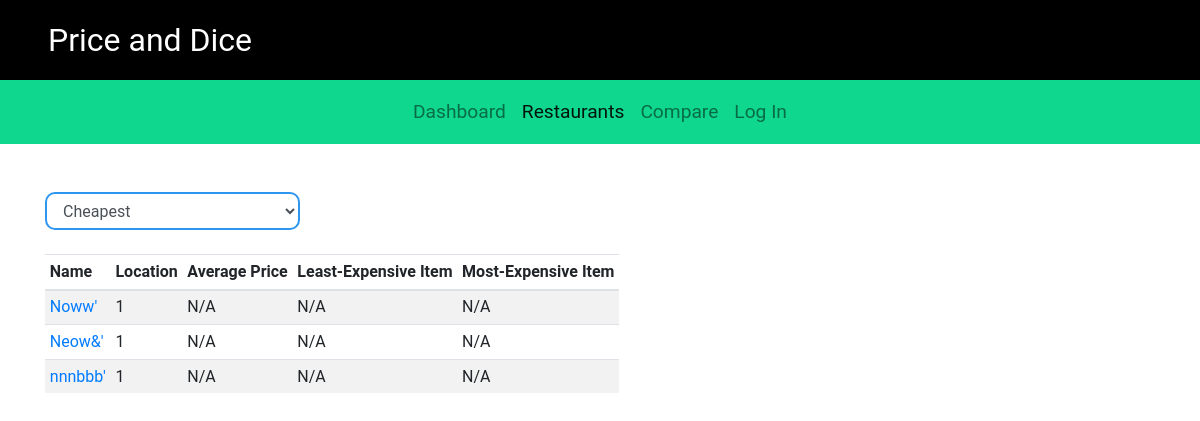
/campus/restaurant_list/, run on the app's committed database.
### campus/models.py (models this page shows, shortened)
class Restaurant(models.Model):
    name = models.CharField(max_length=200)
    location = models.CharField(max_length=200)
    phone_number = models.CharField(max_length=20, default='(xxx) xxx-xxxx')
    description = models.CharField(max_length=300, default='No description added')
    sunday = models.CharField(max_length=20, default=DEFAULT_HOURS)
    monday = models.CharField(max_length=20, default=DEFAULT_HOURS)
    tuesday = models.CharField(max_length=20, default=DEFAULT_HOURS)
    wednesday = models.CharField(max_length=20, default=DEFAULT_HOURS)
    thursday = models.CharField(max_length=20, default=DEFAULT_HOURS)
    friday = models.CharField(max_length=20, default=DEFAULT_HOURS)
    saturday = models.CharField(max_length=20, default=DEFAULT_HOURS)
    item_list = models.ManyToManyField(Item)
    def get_average_price(self):
        item_list = self.item_list.all()
        if not item_list:
            return 'N/A'
    def get_cheapest_item(self):
        item_list = self.item_list.all()
        if not item_list:
            return 'N/A'
        return cheap_item
    def get_most_expensive(self):
        item_list = self.item_list.all()
        if not item_list:
            return 'N/A'
        return expensive_item

### campus/views.py (the view)
# urls.py: path('restaurant_list/', views.restaurant_list, name='restaurant_list'),
def restaurant_list(request):
    restaurant_list = Restaurant.objects.all()
    context = {'restaurant_list': restaurant_list}
    return render(request, 'campus/restaurant-list.html', context)

### campus/templates/campus/restaurant-list.html (shortened to what this page needs)
{% extends "./base.html" %}
{% block restaurant_list_link %}
<li class="nav-item active">
     <a class="nav-link active" href="{% url 'campus:restaurant_list' %}">Restaurants</a>
</li>
{% endblock%}
{% block body %}
<div class="container content-top">
     <div class="row">
          <div class="col-lg-3">
               <select class="form-control blue-input">
                    <option value="1">Cheapest</option>
               </select>
          </div>
     </div>
     <br>
     <div class="row">
          <div class="col-lg-12">
               <table class="table table-sm table-hover table-responsive table-striped">
                    <thead>
                         <tr>
                              <th>Name</th>
                              <th>Location</th>
                              <th>Average Price</th>
                              <th>Least-Expensive Item</th>
                              <th>Most-Expensive Item</th>
                         </tr>
                    </thead>
                    <tbody>
                         {% for restaurant in restaurant_list %}
                         <tr>
                              <td><a href="{% url 'campus:restaurant_detail' restaurant.id %}">{{restaurant.name}}</a></td>
                              <td>{{restaurant.location}}</td>
                              <td>
                                   {% if restaurant.get_average_price != 'N/A' %}
                                   ${{restaurant.get_average_price | floatformat:2}}
                                   {% else %}
                                   {{restaurant.get_average_price}}
                                   {% endif %}
                              </td>
                              <td>{{restaurant.get_cheapest_item}}</td>
                              <td>{{restaurant.get_most_expensive}}</td>
                         </tr>
                         {% endfor %}
                    </tbody>
               </table>
          </div>
     </div>
</div>
{% endblock %}

### campus/static/campus/style.css (style rules this page uses)
body { font-family: 'Roboto', sans-serif; }
.content-top { margin-top: 3rem; }

### campus/static/campus/navbar.css (style rules this page uses)
li.nav-item a.nav-link { display: block; height: 4rem; padding-top: 1.1rem; font-size: 1.2rem; }

### campus/static/campus/inputs.css (style rules this page uses)
.blue-input { border: 2px solid #2F96EF; border-radius: 10px; }

### data on the page
Restaurant: name "Noww'", location "1", get_average_price "N/A", get_cheapest_item "N/A", get_most_expensive "N/A"
Restaurant: name "Neow&'", location "1", get_average_price "N/A", get_cheapest_item "N/A", get_most_expensive "N/A"
Restaurant: name "nnnbbb'", location "1", get_average_price "N/A", get_cheapest_item "N/A", get_most_expensive "N/A"
